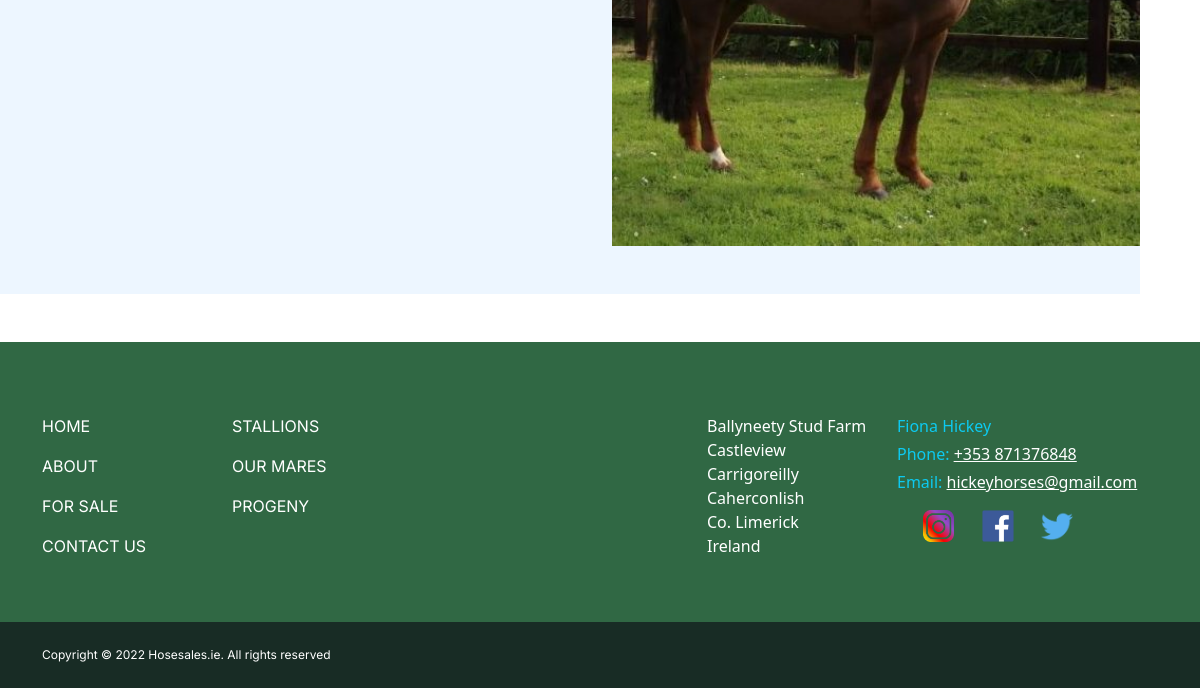
Page /stallions/ (lower part) on the earlier database version.
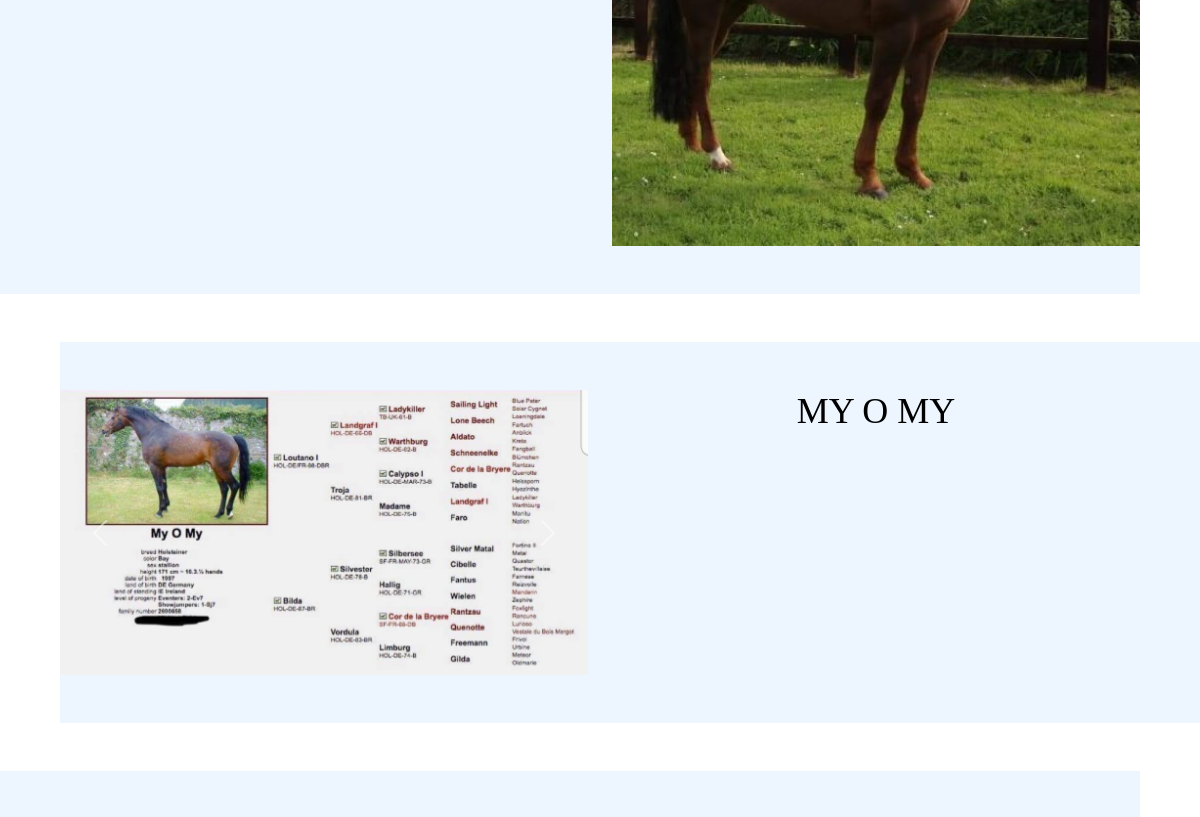
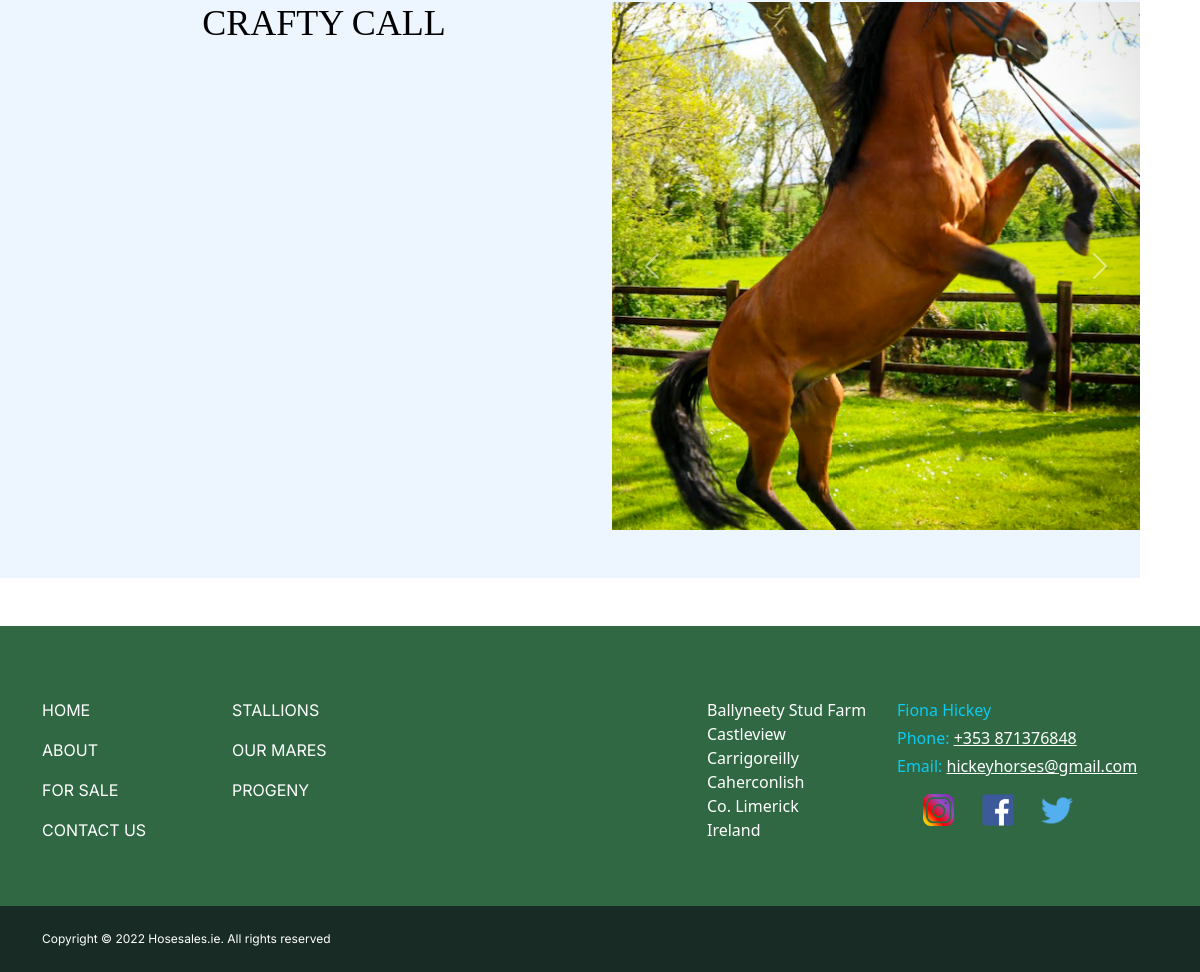
Same page on the later database version (2 pictures, top to bottom).
### manage_content/models.py (models this page shows, shortened)
class PostGallery(models.Model):
    post = models.ForeignKey(Post, default=None, on_delete=models.CASCADE, related_name='gallery')
    image = models.ImageField(upload_to=user_directory_path, max_length=255)
    class Meta:
        verbose_name = 'postgallery'
        verbose_name_plural = 'post gallery'
        ordering = ('post__title',)

class Post(models.Model):
    page = models.ForeignKey(Page, on_delete=models.CASCADE)
    title = models.CharField(max_length=50)
    description = tinymce_models.HTMLField()
    ORDER_CHOICES = [
        (1, '1'),
        (2, '2'),
        (3, '3'),
    ]
    order = models.SmallIntegerField(choices=ORDER_CHOICES, default=1)
    def htmlid(self):
        htmlid = self.title.lower().replace(' ', '_')
        htmlid = re.sub('[^(a-z)(A-Z)(0-9)._-]', '', htmlid)
        return '{0}-{1}'.format(htmlid, self.id)
    class Meta:
        ordering = ['page', 'order']

### ballyneety/views.py (the view)
# urls.py: path('stallions/', views.stallions, name="stallions"),
def stallions(request):
    posts = Post.objects.filter(page=Page.objects.get(title="Stallions"))
    data = {
            'posts' : posts,
    }
    return render(request, 'stallions.html', context=data)

### templates/stallions.html (shortened to what this page needs)
{% extends "base.html" %}
{% load static %}
{% block body %}
<main>
{% if posts %}
{% for post in posts %}
  {% if forloop.counter|divisibleby:"2" %}
  <div id="{{ post.htmlid }}" class="container-offset py-5 px-1 px-md-5 px-xl-0 ms-xl-auto my-5">
    <div class="container-offset-inner me-auto">
      <div class="row">
        <div class="mx-auto col-11 col-lg-6 order-xl-1">
  {% else %}
  <div id="{{ post.htmlid }}" class="container-offset py-5 px-1 px-md-5 px-xl-0 me-xl-auto my-5">
    <div class="container-offset-inner ms-auto">
      <div class="row">
        <div class="mx-auto col-11 col-lg-6">
  {% endif %}
          <h3 class="text-title text-center text-uppercase mb-5">{{ post.title }}</h3>
        </div>
        <div class="col-12 col-md-10 offset-md-1 offset-lg-0 col-lg-6 col-carousel ">
          <div id="{{ post.htmlid }}_carousel" class="carousel slide mx-auto" data-bs-ride="carousel">
            <div class="carousel-inner">
              {% for i in post.gallery.all %}
              {% if forloop.first %}
              <div class="carousel-item active">
              {% else %}
              <div class="carousel-item">
              {% endif %}
                <img src="{{ i.image.url }}" class="d-block" alt="...">
              </div>
              {% endfor %}
            </div>
            <button class="carousel-control-prev" type="button" data-bs-target="#{{ post.htmlid }}_carousel" data-bs-slide="prev">
              <span class="carousel-control-prev-icon" aria-hidden="true"></span>
            </button>
            <button class="carousel-control-next" type="button" data-bs-target="#{{ post.htmlid }}_carousel" data-bs-slide="next">
              <span class="carousel-control-next-icon" aria-hidden="true"></span>
            </button>
          </div>
        </div>
      </div>
    </div>
  </div>
{% endfor %}
  {% endif %}
</main>
{% endblock %}

### templates/base.html (shortened to what this page needs)
<!DOCTYPE html>
<html lang="en">
{% load static %}
<head>
  <link href="https://cdn.jsdelivr.net/npm/bootstrap@5.0.0-beta2/dist/css/bootstrap.min.css" rel="stylesheet">
  <link rel="stylesheet" href="{% static 'css/main.css' %}">
</head>
<body>
{% block body %}
{% endblock body %}
{% include 'includes/footer.html' %}
</body>
</html>

### templates/includes/footer.html
{% load static %}
<footer>
  <div class="site-foot-sitemap pt-4">
    <div class="container">
      <div class="row py-5">
        <div class="col-6 col-md-2 mb-5 mb-lg-0">
          <div class="site-foot-nav">
            <a href="{% url 'index' %}" class="text-uppercase text-white mb-3">Home</a>
            <a href="{% url 'about_us' %}" class="text-uppercase text-white mb-3">About</a>
            <a href="{% url 'for_sale' %}" class="text-uppercase text-white mb-3">For Sale</a>
            <a href="{% url 'contact_us' %}" class="text-uppercase text-white mb-3">Contact Us</a>
          </div>
        </div>
        <div class="col-6 col-md-2 mb-5 mb-lg-0">
          <div class="site-foot-nav">
            <a href="{% url 'stallions' %}" class="text-uppercase text-white mb-3">Stallions</a>
            <a href="{% url 'mares' %}" class="text-uppercase text-white mb-3">Our Mares</a>
            <a href="{% url 'progeny' %}" class="text-uppercase text-white mb-3">Progeny</a>
          </div>
        </div>
        <div class="col-12 col-md-3"></div>
        <div class="col-12 col-md-2 text-white">
          <address>Ballyneety Stud Farm<br>Castleview Carrigoreilly<br>Caherconlish<br>Co. Limerick<br>Ireland</address>
        </div>
        <div class="col-12 col-md-3">
          <p class="mb-1 font-charter text-info">Fiona Hickey</p>
          <p class="mb-1 font-charter ]"><span class="text-info">Phone:</span> <span class="text-decoration-underline text-white">+353 871376848</span></p>
          <p class="mb-1 font-charter ]"><span class="text-info">Email:</span> <span class="text-decoration-underline text-white">hickeyhorses@gmail.com</span></p>
          <div class="row mt-3 px-4">
            <div class="col-2 col-md-4 col-lg-3">
              <a href="https://instagram.com/traditionalirishhorse?igshid=j49y62z22p1h"><img src="{% static 'images/instagram-logo.png' %}" class="mx-auto d-block" style="width: 90%" alt="instagram">
              </a>
            </div>
            <div class="col-2 col-md-4 col-lg-3">
              <a href="https://www.facebook.com/BallyneetyStudFarm/"><img src="{% static 'images/facebook-icon.png' %}" class="mx-auto d-block" style="width: 90%" alt="instagram">
              </a>
            </div>
            <div class="col-2 col-md-4 col-lg-3">
              <a href="https://twitter.com/BallyneetyF"><img src="{% static 'images/twitter-logo.png' %}" class="mx-auto d-block" style="width: 90%" alt="instagram">
              </a>
            </div>
          </div>
        </div>
      </div>
    </div>
  </div>
  <div class="site-foot-copyright py-4">
    <div class="container">
      <div class="row">
        <div class="copyright col-12 col-md-6">
          Copyright © 2022 Hosesales.ie. All rights reserved
        </div>
      </div>
    </div>
  </div>
</footer>

### static/css/main.css (style rules this page uses)
img { vertical-align: middle; border-style: none; }
.site-foot-sitemap { background-color: #306844; }
.site-foot-sitemap .site-foot-nav a { display: block; font-family: Inter, sans-serif; text-decoration: none; background-color: transparent; }
.site-foot-copyright { background-color: #182c25; }
.site-foot-copyright .copyright { font-size: 12px; font-size: .75rem; font-family: Inter, sans-serif; color: white; }
.container-offset { width: 100%; background-color: #edf6ff; }
.container-offset-inner { width: 100%; }
.container-offset-inner .text-title { font-size: 36px; font-size: 2.25rem; font-family: 'Bitter', serif; color: black; }
.col-carousel .carousel-item img { width: 100%; height: auto; }
.text-center { text-align: center !important; }
@media screen and (min-width: 992px) { .col-carousel .carousel-item img { width: 100%; height: auto; } }
@media screen and (min-width: 1200px) { .container-offset { width: calc(1080px + (100% - 1080px)/ 2) } }
@media screen and (min-width: 1200px) { .container-offset-inner { width: 1080px; } }

Differences in the rows shown:
added Post: title "MY O MY"
added PostGallery: image (picture), shown under "MY O MY"
added Post: title "CRAFTY CALL"
added PostGallery: image (picture), shown under "CRAFTY CALL"
